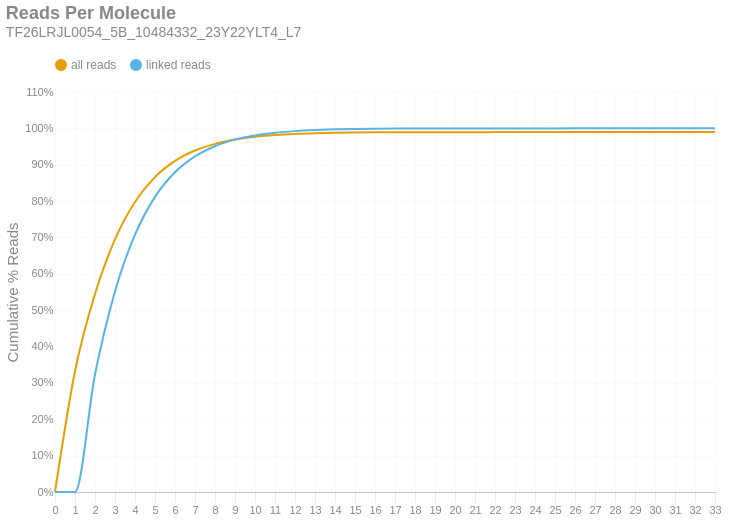

Notebook code cell kept with this figure:
### Markdown cell above
### Reads per Molecule
This chart shows the cumulative distribution of the number of reads per linked molecule. That is, how many alignments are associated with a unique molecule. This excludes the number of reads associated with invalid or absent linked-read barcodes. The `linked` histogram is the percentages recalculated when disregarding singletons.

### Code cell
if SKIPLR:
    print_html(f"Skipped")
else:
    counts = np.bincount(valids['reads'].cast(pl.Int64).to_numpy())
    weighted = counts * np.arange(len(counts))
    all_perc = weighted / n_reads
    linked_perc = weighted / n_linked_reads
    linked_perc[1] = 0
    binned_df = pl.DataFrame({
        'readsper': list(range(len(counts))),
        'all reads (cumsum)': np.cumsum(all_perc).tolist(),
        'linked reads (cumsum)': np.cumsum(linked_perc).tolist(),
    })

    with SafeRender(binned_df):
        (
            density_plot(binned_df, 'Reads Per Molecule', samplename, 'readspmol')
            .encode(
                x=alt.X('readsper:O', title=None).axis(labelAngle=0).scale(padding=0),
                y=alt.Y('value:Q', title='Cumulative % Reads').axis(format='%').stack(False),
                color=alt.Color("key:N").scale(domain=["all reads", "linked reads"]),
                tooltip=[
                    alt.Tooltip("key:N", title="Data Type"),
                    alt.Tooltip("readsper:O", title="Reads Per Molecule"),
                    alt.Tooltip("value:Q", format=".2%", title="% Reads (Cum.)")
                ]            
            )
        ).display()

### Figure 1 — Vega-Lite specification as saved in the notebook (floating-point values rounded to 4 significant figures)
{"width": "container", "height": 400, "config": {"title": {"anchor": "start", "dy": -15, "fontSize": 18, "color": "#888888", "subtitleColor": "#888888", "subtitleFontSize": 14}, "arc": {"fill": "#0072B2"}, "axis": {"domainColor": "#888888", "domainWidth": 0.5, "gridWidth": 0.2, "grid": false, "titleFontWeight": 400, "titleFontSize": 15, "labelFontSize": 11, "labelColor": "#888888", "tickColor": "#888888", "tickWidth": 0.2, "titleColor": "#888888"}, "axisBand": {"grid": false}, "axisX": {"grid": true, "tickSize": 10, "domainCap": "round"}, "axisY": {"domain": false, "grid": true, "tickSize": 0, "domainCap": "round"}, "background": "transparent", "header": {"labelFontSize": 15, "labelColor": "#888888", "titleFontSize": 15, "titleFontWeight": 600, "titleColor": "#888888"}, "legend": {"labelFont": "sans-serif", "labelFontSize": 12, "labelColor": "#888888", "symbolSize": 100, "symbolType": "circle", "titleFontSize": 12, "titlePadding": 10, "titleColor": "#888888", "title": null, "orient": "top"}, "range": {"category": ["#E69F00", "#56B4E9", "#009E73", "#F0E442", "#0072B2", "#D55E00", "#CC79A7", "#000000"], "diverging": ["#cfe8f3", "#a2d4ec", "#73bfe2", "#46abdb", "#1696d2", "#12719e"]}, "area": {"fill": "#0072B2", "fillOpacity": 0.7, "line": true, "strokeOpacity": 0.7}, "line": {"color": "#0072B2", "stroke": "#0072B2", "strokeWidth": 2}, "trail": {"color": "#0072B2", "stroke": "#0072B2", "strokeWidth": 0, "size": 1}, "point": {"filled": true, "fillOpacity": 1.0, "size": 95}, "text": {"color": "#888888", "fontSize": 11, "align": "right", "fontWeight": 400, "size": 11}, "bar": {"fill": "#0072B2", "stroke": null}, "view": {"stroke": null, "continuousWidth": 660, "continuousHeight": 400}}, "data": {"name": "data-38dd9ca27cf2657c8f280c4d2e60a359"}, "mark": {"type": "line", "interpolate": "monotone", "point": {"opacity": 0, "size": 275}}, "encoding": {"color": {"field": "key", "scale": {"domain": ["all reads", "linked reads"]}, "type": "nominal"}, "tooltip": [{"field": "key", "title": "Data Type", "type": "nominal"}, {"field": "readsper", "title": "Reads Per Molecule", "type": "ordinal"}, {"field": "value", "format": ".2%", "title": "% Reads (Cum.)", "type": "quantitative"}], "x": {"axis": {"labelAngle": 0}, "field": "readsper", "scale": {"padding": 0}, "title": null, "type": "ordinal"}, "y": {"axis": {"format": "%"}, "field": "value", "stack": false, "title": "Cumulative % Reads", "type": "quantitative"}}, "params": [{"name": "param_c36ac31b6afebe62", "select": {"type": "point", "fields": ["key"]}, "bind": "legend"}], "title": {"text": "Reads Per Molecule", "subtitle": "TF26LRJL0054_5B_10484332_23Y22YLT4_L7"}, "transform": [{"fold": ["all reads (cumsum)", "linked reads (cumsum)"]}, {"calculate": "replace(datum.key, ' (cumsum)', '')", "as": "key"}, {"filter": {"param": "param_c36ac31b6afebe62"}}], "usermeta": {"embedOptions": {"downloadFileName": "TF26LRJL0054_5B_10484332_23Y22YLT4_L7.readspmol"}}, "$schema": "https://vega.github.io/schema/vega-lite/v6.4.1.json", "datasets": {"data-38dd9ca27cf2657c8f280c4d2e60a359": [{"readsper": 0, "all reads (cumsum)": 0.0, "linked reads (cumsum)": 0.0}, {"readsper": 1, "all reads (cumsum)": 0.3321, "linked reads (cumsum)": 0.0}, {"readsper": 2, "all reads (cumsum)": 0.5445, "linked reads (cumsum)": 0.323}, {"readsper": 3, "all reads (cumsum)": 0.6949, "linked reads (cumsum)": 0.5516}, {"readsper": 4, "all reads (cumsum)": 0.7973, "linked reads (cumsum)": 0.7075}, {"readsper": 5, "all reads (cumsum)": 0.8659, "linked reads (cumsum)": 0.8117}, {"readsper": 6, "all reads (cumsum)": 0.9104, "linked reads (cumsum)": 0.8794}, {"readsper": 7, "all reads (cumsum)": 0.939, "linked reads (cumsum)": 0.923}, {"readsper": 8, "all reads (cumsum)": 0.9574, "linked reads (cumsum)": 0.9509}, {"readsper": 9, "all reads (cumsum)": 0.9693, "linked reads (cumsum)": 0.969}, {"readsper": 10, "all reads (cumsum)": 0.9768, "linked reads (cumsum)": 0.9804}, {"readsper": 11, "all reads (cumsum)": 0.9816, "linked reads (cumsum)": 0.9878}, {"readsper": 12, "all reads (cumsum)": 0.9847, "linked reads (cumsum)": 0.9924}, {"readsper": 13, "all reads (cumsum)": 0.9866, "linked reads (cumsum)": 0.9954}, {"readsper": 14, "all reads (cumsum)": 0.9879, "linked reads (cumsum)": 0.9973}, {"readsper": 15, "all reads (cumsum)": 0.9886, "linked reads (cumsum)": 0.9983}, {"readsper": 16, "all reads (cumsum)": 0.989, "linked reads (cumsum)": 0.9989}, {"readsper": 17, "all reads (cumsum)": 0.9893, "linked reads (cumsum)": 0.9993}, {"readsper": 18, "all reads (cumsum)": 0.9894, "linked reads (cumsum)": 0.9996}, {"readsper": 19, "all reads (cumsum)": 0.9895, "linked reads (cumsum)": 0.9997}, {"readsper": 20, "all reads (cumsum)": 0.9896, "linked reads (cumsum)": 0.9998}, {"readsper": 21, "all reads (cumsum)": 0.9896, "linked reads (cumsum)": 0.9999}, {"readsper": 22, "all reads (cumsum)": 0.9897, "linked reads (cumsum)": 0.9999}, {"readsper": 23, "all reads (cumsum)": 0.9897, "linked reads (cumsum)": 1.0}, {"readsper": 24, "all reads (cumsum)": 0.9897, "linked reads (cumsum)": 1.0}, {"readsper": 25, "all reads (cumsum)": 0.9897, "linked reads (cumsum)": 1.0}, {"readsper": 26, "all reads (cumsum)": 0.9897, "linked reads (cumsum)": 1.0}, {"readsper": 27, "all reads (cumsum)": 0.9897, "linked reads (cumsum)": 1.0}, {"readsper": 28, "all reads (cumsum)": 0.9897, "linked reads (cumsum)": 1.0}, {"readsper": 29, "all reads (cumsum)": 0.9897, "linked reads (cumsum)": 1.0}, {"readsper": 30, "all reads (cumsum)": 0.9897, "linked reads (cumsum)": 1.0}, {"readsper": 31, "all reads (cumsum)": 0.9897, "linked reads (cumsum)": 1.0}, {"readsper": 32, "all reads (cumsum)": 0.9897, "linked reads (cumsum)": 1.0}, {"readsper": 33, "all reads (cumsum)": 0.9897, "linked reads (cumsum)": 1.0}]}}
